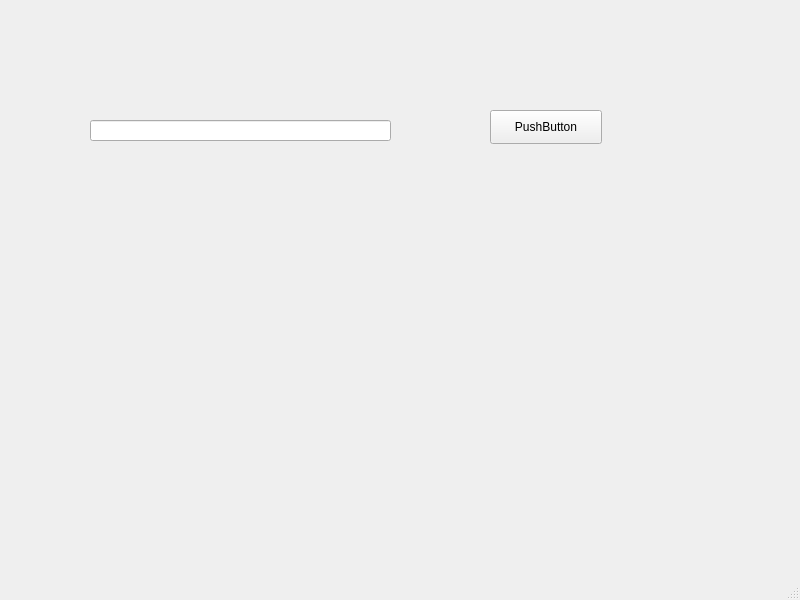
<?xml version="1.0" encoding="UTF-8"?>
<ui version="4.0">
 <class>MainWindow</class>
 <widget class="QMainWindow" name="MainWindow">
  <property name="geometry">
   <rect>
    <x>0</x>
    <y>0</y>
    <width>800</width>
    <height>600</height>
   </rect>
  </property>
  <property name="windowTitle">
   <string>MainWindow</string>
  </property>
  <widget class="QWidget" name="centralwidget">
   <widget class="QLineEdit" name="choose">
    <property name="geometry">
     <rect>
      <x>90</x>
      <y>120</y>
      <width>301</width>
      <height>21</height>
     </rect>
    </property>
   </widget>
   <widget class="QPushButton" name="confirm">
    <property name="geometry">
     <rect>
      <x>490</x>
      <y>110</y>
      <width>112</width>
      <height>34</height>
     </rect>
    </property>
    <property name="text">
     <string>PushButton</string>
    </property>
   </widget>
  </widget>
  <widget class="QMenuBar" name="menubar">
   <property name="geometry">
    <rect>
     <x>0</x>
     <y>0</y>
     <width>800</width>
     <height>29</height>
    </rect>
   </property>
  </widget>
  <widget class="QStatusBar" name="statusbar"/>
 </widget>
 <resources/>
 <connections/>
</ui>
